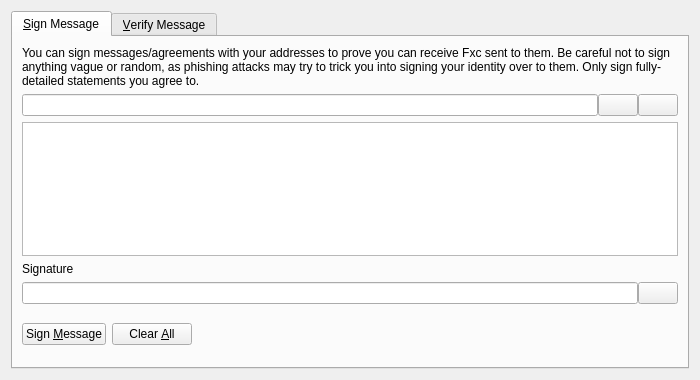
<?xml version="1.0" encoding="UTF-8"?>
<ui version="4.0">
 <class>SignVerifyMessageDialog</class>
 <widget class="QDialog" name="SignVerifyMessageDialog">
  <property name="geometry">
   <rect>
    <x>0</x>
    <y>0</y>
    <width>700</width>
    <height>380</height>
   </rect>
  </property>
  <property name="windowTitle">
   <string>Signatures - Sign / Verify a Message</string>
  </property>
  <property name="modal">
   <bool>true</bool>
  </property>
  <layout class="QVBoxLayout" name="verticalLayout">
   <item>
    <widget class="QTabWidget" name="tabWidget">
     <property name="currentIndex">
      <number>0</number>
     </property>
     <widget class="QWidget" name="tabSignMessage">
      <attribute name="title">
       <string>&amp;Sign Message</string>
      </attribute>
      <layout class="QVBoxLayout" name="verticalLayout_SM">
       <item>
        <widget class="QLabel" name="infoLabel_SM">
         <property name="text">
          <string>You can sign messages/agreements with your addresses to prove you can receive Fxc sent to them. Be careful not to sign anything vague or random, as phishing attacks may try to trick you into signing your identity over to them. Only sign fully-detailed statements you agree to.</string>
         </property>
         <property name="textFormat">
          <enum>Qt::PlainText</enum>
         </property>
         <property name="wordWrap">
          <bool>true</bool>
         </property>
        </widget>
       </item>
       <item>
        <layout class="QHBoxLayout" name="horizontalLayout_1_SM">
         <property name="spacing">
          <number>0</number>
         </property>
         <item>
          <widget class="QValidatedLineEdit" name="addressIn_SM">
           <property name="toolTip">
            <string>The Fxc address to sign the message with</string>
           </property>
          </widget>
         </item>
         <item>
          <widget class="QPushButton" name="addressBookButton_SM">
           <property name="toolTip">
            <string>Choose previously used address</string>
           </property>
           <property name="text">
            <string/>
           </property>
           <property name="shortcut">
            <string>Alt+A</string>
           </property>
           <property name="autoDefault">
            <bool>false</bool>
           </property>
          </widget>
         </item>
         <item>
          <widget class="QPushButton" name="pasteButton_SM">
           <property name="toolTip">
            <string>Paste address from clipboard</string>
           </property>
           <property name="text">
            <string/>
           </property>
           <property name="shortcut">
            <string>Alt+P</string>
           </property>
           <property name="autoDefault">
            <bool>false</bool>
           </property>
          </widget>
         </item>
        </layout>
       </item>
       <item>
        <widget class="QPlainTextEdit" name="messageIn_SM">
         <property name="toolTip">
          <string>Enter the message you want to sign here</string>
         </property>
        </widget>
       </item>
       <item>
        <widget class="QLabel" name="signatureLabel_SM">
         <property name="text">
          <string>Signature</string>
         </property>
         <property name="textFormat">
          <enum>Qt::PlainText</enum>
         </property>
        </widget>
       </item>
       <item>
        <layout class="QHBoxLayout" name="horizontalLayout_2_SM">
         <property name="spacing">
          <number>0</number>
         </property>
         <item>
          <widget class="QLineEdit" name="signatureOut_SM">
           <property name="font">
            <font>
             <italic>true</italic>
            </font>
           </property>
           <property name="readOnly">
            <bool>true</bool>
           </property>
          </widget>
         </item>
         <item>
          <widget class="QPushButton" name="copySignatureButton_SM">
           <property name="toolTip">
            <string>Copy the current signature to the system clipboard</string>
           </property>
           <property name="text">
            <string/>
           </property>
           <property name="autoDefault">
            <bool>false</bool>
           </property>
          </widget>
         </item>
        </layout>
       </item>
       <item>
        <layout class="QHBoxLayout" name="horizontalLayout_3_SM">
         <item>
          <widget class="QPushButton" name="signMessageButton_SM">
           <property name="toolTip">
            <string>Sign the message to prove you own this Fxc address</string>
           </property>
           <property name="text">
            <string>Sign &amp;Message</string>
           </property>
           <property name="autoDefault">
            <bool>false</bool>
           </property>
          </widget>
         </item>
         <item>
          <widget class="QPushButton" name="clearButton_SM">
           <property name="toolTip">
            <string>Reset all sign message fields</string>
           </property>
           <property name="text">
            <string>Clear &amp;All</string>
           </property>
           <property name="autoDefault">
            <bool>false</bool>
           </property>
          </widget>
         </item>
         <item>
          <spacer name="horizontalSpacer_1_SM">
           <property name="orientation">
            <enum>Qt::Horizontal</enum>
           </property>
           <property name="sizeHint" stdset="0">
            <size>
             <width>40</width>
             <height>48</height>
            </size>
           </property>
          </spacer>
         </item>
         <item>
          <widget class="QLabel" name="statusLabel_SM">
           <property name="font">
            <font>
             <weight>75</weight>
             <bold>true</bold>
            </font>
           </property>
           <property name="text">
            <string/>
           </property>
           <property name="wordWrap">
            <bool>true</bool>
           </property>
          </widget>
         </item>
         <item>
          <spacer name="horizontalSpacer_2_SM">
           <property name="orientation">
            <enum>Qt::Horizontal</enum>
           </property>
           <property name="sizeHint" stdset="0">
            <size>
             <width>40</width>
             <height>48</height>
            </size>
           </property>
          </spacer>
         </item>
        </layout>
       </item>
      </layout>
     </widget>
     <widget class="QWidget" name="tabVerifyMessage">
      <attribute name="title">
       <string>&amp;Verify Message</string>
      </attribute>
      <layout class="QVBoxLayout" name="verticalLayout_VM">
       <item>
        <widget class="QLabel" name="infoLabel_VM">
         <property name="text">
          <string>Enter the receiver's address, message (ensure you copy line breaks, spaces, tabs, etc. exactly) and signature below to verify the message. Be careful not to read more into the signature than what is in the signed message itself, to avoid being tricked by a man-in-the-middle attack. Note that this only proves the signing party receives with the address, it cannot prove sendership of any transaction!</string>
         </property>
         <property name="textFormat">
          <enum>Qt::PlainText</enum>
         </property>
         <property name="alignment">
          <set>Qt::AlignLeading|Qt::AlignLeft|Qt::AlignTop</set>
         </property>
         <property name="wordWrap">
          <bool>true</bool>
         </property>
        </widget>
       </item>
       <item>
        <layout class="QHBoxLayout" name="horizontalLayout_1_VM">
         <property name="spacing">
          <number>0</number>
         </property>
         <item>
          <widget class="QValidatedLineEdit" name="addressIn_VM">
           <property name="toolTip">
            <string>The Fxc address the message was signed with</string>
           </property>
          </widget>
         </item>
         <item>
          <widget class="QPushButton" name="addressBookButton_VM">
           <property name="toolTip">
            <string>Choose previously used address</string>
           </property>
           <property name="text">
            <string/>
           </property>
           <property name="shortcut">
            <string>Alt+A</string>
           </property>
           <property name="autoDefault">
            <bool>false</bool>
           </property>
          </widget>
         </item>
        </layout>
       </item>
       <item>
        <widget class="QPlainTextEdit" name="messageIn_VM"/>
       </item>
       <item>
        <widget class="QValidatedLineEdit" name="signatureIn_VM"/>
       </item>
       <item>
        <layout class="QHBoxLayout" name="horizontalLayout_2_VM">
         <item>
          <widget class="QPushButton" name="verifyMessageButton_VM">
           <property name="toolTip">
            <string>Verify the message to ensure it was signed with the specified Fxc address</string>
           </property>
           <property name="text">
            <string>Verify &amp;Message</string>
           </property>
           <property name="autoDefault">
            <bool>false</bool>
           </property>
          </widget>
         </item>
         <item>
          <widget class="QPushButton" name="clearButton_VM">
           <property name="toolTip">
            <string>Reset all verify message fields</string>
           </property>
           <property name="text">
            <string>Clear &amp;All</string>
           </property>
           <property name="autoDefault">
            <bool>false</bool>
           </property>
          </widget>
         </item>
         <item>
          <spacer name="horizontalSpacer_1_VM">
           <property name="orientation">
            <enum>Qt::Horizontal</enum>
           </property>
           <property name="sizeHint" stdset="0">
            <size>
             <width>40</width>
             <height>48</height>
            </size>
           </property>
          </spacer>
         </item>
         <item>
          <widget class="QLabel" name="statusLabel_VM">
           <property name="font">
            <font>
             <weight>75</weight>
             <bold>true</bold>
            </font>
           </property>
           <property name="text">
            <string/>
           </property>
           <property name="wordWrap">
            <bool>true</bool>
           </property>
          </widget>
         </item>
         <item>
          <spacer name="horizontalSpacer_2_VM">
           <property name="orientation">
            <enum>Qt::Horizontal</enum>
           </property>
           <property name="sizeHint" stdset="0">
            <size>
             <width>40</width>
             <height>48</height>
            </size>
           </property>
          </spacer>
         </item>
        </layout>
       </item>
      </layout>
     </widget>
    </widget>
   </item>
  </layout>
 </widget>
 <customwidgets>
  <customwidget>
   <class>QValidatedLineEdit</class>
   <extends>QLineEdit</extends>
   <header>qvalidatedlineedit.h</header>
  </customwidget>
 </customwidgets>
 <resources>
  <include location="../fxc.qrc"/>
 </resources>
 <connections/>
</ui>
